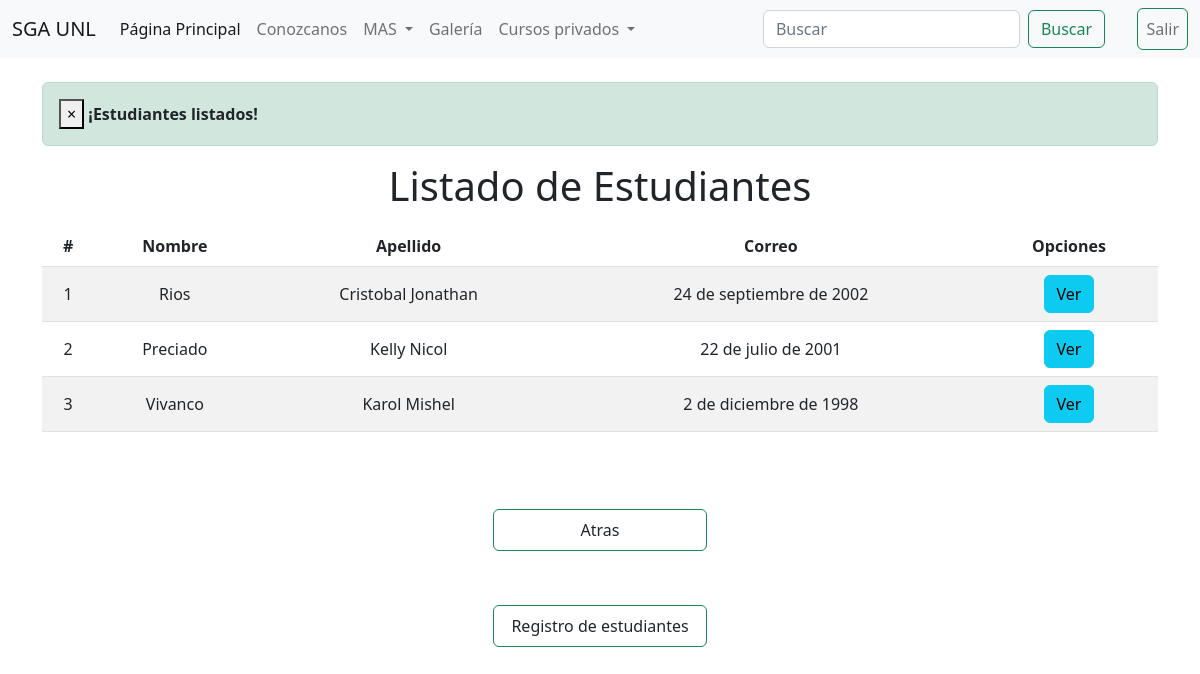
/tareas/listadoEstudiantesC/, run on the app's committed database.
### APPAdministrarTareas/models.py (models this page shows, shortened)
class EstudianteCarrera(models.Model):
    cedula = models.CharField(primary_key=True, max_length=10, blank=False)
    apellidoPaterno = models.CharField(max_length=30, blank=False)
    apellidoMaterno = models.CharField(max_length=30, blank=False)
    nombresEstudiante = models.CharField(max_length=30, blank=False)
    fechaNacimiento = models.DateField()
    sexos = [('F','F'),('M','M')]
    sexo = models.CharField(max_length=1, blank=False, choices= sexos, default='F')
    vigenciaEstudiante = models.BooleanField(default=True)
    carreraUniversitaria = models.CharField(max_length=30, blank=False)

### APPAdministrarTareas/views.py (the view)
# urls.py: path('listadoEstudiantesC/', views.estudiantesU),
def estudiantesU(request):
    estudianteListada = EstudianteCarrera.objects.all()
    messages.success(request, '¡Estudiantes listados!')
    return render(request, "listadoEstudiantesC.html", {"cursos": estudianteListada})

### APPAdministrarTareas/templates/listadoEstudiantesC.html (shortened to what this page needs)
{% extends "./base.html" %}
{% block body %}
<div class="row">
    <div class="col-sm-20 col-md-10 col-lg-12 col-xl-12">
        {% if messages %}
        {% for message in messages %}
        <div class="alert alert-dismissible alert-success">
            <button type="button" class="close" data-dismiss="alert">&times;</button>
            <strong class="text-dark">{{ message }}</strong>
        </div>
        {% endfor %}
        {% endif %}
        <h1 style="text-align: center;">Listado de Estudiantes</h1>
        <div class="table-responsive py-2">
            <table class="table table-striped">
                <thead>
                    <tr>
                        <th>#</th>
                        <th>Nombre</th>
                        <th>Apellido</th>
                        <th>Correo</th>
                        <th colspan="1">Opciones</th>
                    </tr>
                </thead>
                <tbody>
                    {% for c in cursos %}
                    <tr>
                        <td>{{forloop.counter}}</td>
                        <td>{{c.apellidoPaterno}}</td>
                        <td>{{c.nombresEstudiante}}</td>
                        <td>{{c.fechaNacimiento}}</td>
                        <td><a href="#" class="btn btn-info">Ver</a></td>
                    </tr>
                    {% endfor %}
                </tbody>
            </table>
        </div>
    </div>
</div>
<div class="container">
    <div class="container">
        <ul class="navbar-nav" style="padding-left: 40%; padding-right: 40%; margin-top: 5%;">
            <li class="nav-item  card-body">
              <a class="nav-link btn btn-outline-success" aria-current="page" href="/tareas/matricula/"
                >Atras
              </a>
            </li>
        </ul>
    </div>
    <div class="container">
        <ul class="navbar-nav" style="padding-left: 40%; padding-right: 40%; margin-top: 5%;">
            <li class="nav-item  card-body">
              <a class="nav-link btn btn-outline-success" aria-current="page" href="/tareas/estudianteC/"
                >Registro de estudiantes
              </a>
            </li>
        </ul>
    </div>
</div>
{% endblock %}

### APPAdministrarTareas/static/css/gestionCursos.css (style rules this page uses)
th, td { text-align: center; vertical-align: middle; }

### data on the page
EstudianteCarrera: apellidoPaterno "Rios", nombresEstudiante "Cristobal Jonathan", fechaNacimiento "24 de septiembre de 2002"
EstudianteCarrera: apellidoPaterno "Preciado", nombresEstudiante "Kelly Nicol", fechaNacimiento "22 de julio de 2001"
EstudianteCarrera: apellidoPaterno "Vivanco", nombresEstudiante "Karol Mishel", fechaNacimiento "2 de diciembre de 1998"

### other printed values
{{ message }} "¡Estudiantes listados!"
